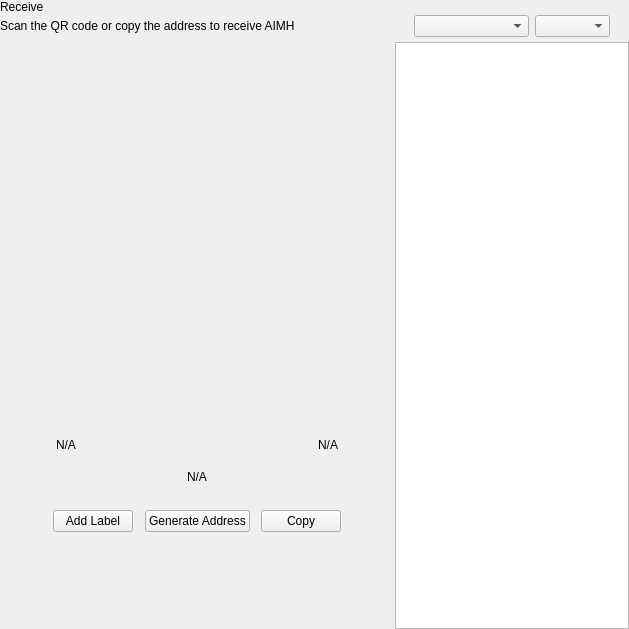
<?xml version="1.0" encoding="UTF-8"?>
<ui version="4.0">
 <class>ReceiveWidget</class>
 <widget class="QWidget" name="ReceiveWidget">
  <property name="geometry">
   <rect>
    <x>0</x>
    <y>0</y>
    <width>629</width>
    <height>629</height>
   </rect>
  </property>
  <property name="minimumSize">
   <size>
    <width>0</width>
    <height>0</height>
   </size>
  </property>
  <property name="windowTitle">
   <string>Form</string>
  </property>
  <layout class="QHBoxLayout" name="horizontalLayout_2" stretch="2,1">
   <property name="spacing">
    <number>0</number>
   </property>
   <property name="leftMargin">
    <number>0</number>
   </property>
   <property name="topMargin">
    <number>0</number>
   </property>
   <property name="rightMargin">
    <number>0</number>
   </property>
   <property name="bottomMargin">
    <number>0</number>
   </property>
   <item>
    <widget class="QWidget" name="left" native="true">
     <layout class="QVBoxLayout" name="verticalLayout_3">
      <property name="leftMargin">
       <number>0</number>
      </property>
      <property name="topMargin">
       <number>0</number>
      </property>
      <property name="rightMargin">
       <number>0</number>
      </property>
      <property name="bottomMargin">
       <number>0</number>
      </property>
      <item>
       <layout class="QVBoxLayout" name="verticalLayout_2">
        <property name="spacing">
         <number>0</number>
        </property>
        <property name="leftMargin">
         <number>0</number>
        </property>
        <item>
         <layout class="QHBoxLayout" name="horizontalLayout_3">
          <property name="spacing">
           <number>0</number>
          </property>
          <item>
           <layout class="QVBoxLayout" name="verticalLayout_4">
            <property name="spacing">
             <number>5</number>
            </property>
            <item>
             <widget class="QLabel" name="labelTitle">
              <property name="text">
               <string>Receive</string>
              </property>
             </widget>
            </item>
            <item alignment="Qt::AlignTop">
             <widget class="QLabel" name="labelSubtitle1">
              <property name="text">
               <string>Scan the QR code or copy the address to receive AIMH</string>
              </property>
             </widget>
            </item>
           </layout>
          </item>
          <item>
           <spacer name="horizontalSpacer">
            <property name="orientation">
             <enum>Qt::Horizontal</enum>
            </property>
            <property name="sizeHint" stdset="0">
             <size>
              <width>40</width>
              <height>20</height>
             </size>
            </property>
           </spacer>
          </item>
         </layout>
        </item>
        <item>
         <spacer name="verticalSpacer_2">
          <property name="orientation">
           <enum>Qt::Vertical</enum>
          </property>
          <property name="sizeType">
           <enum>QSizePolicy::Expanding</enum>
          </property>
          <property name="sizeHint" stdset="0">
           <size>
            <width>20</width>
            <height>50</height>
           </size>
          </property>
         </spacer>
        </item>
        <item alignment="Qt::AlignHCenter">
         <widget class="QWidget" name="layoutQR" native="true">
          <property name="maximumSize">
           <size>
            <width>510</width>
            <height>16777215</height>
           </size>
          </property>
          <layout class="QVBoxLayout" name="verticalLayoutQr">
           <item>
            <spacer name="verticalSpacer11">
             <property name="orientation">
              <enum>Qt::Vertical</enum>
             </property>
             <property name="sizeType">
              <enum>QSizePolicy::Fixed</enum>
             </property>
             <property name="sizeHint" stdset="0">
              <size>
               <width>20</width>
               <height>20</height>
              </size>
             </property>
            </spacer>
           </item>
           <item alignment="Qt::AlignHCenter">
            <widget class="QLabel" name="labelQrImg">
             <property name="minimumSize">
              <size>
               <width>260</width>
               <height>260</height>
              </size>
             </property>
             <property name="maximumSize">
              <size>
               <width>260</width>
               <height>260</height>
              </size>
             </property>
             <property name="text">
              <string/>
             </property>
             <property name="alignment">
              <set>Qt::AlignCenter</set>
             </property>
            </widget>
           </item>
           <item>
            <spacer name="verticalSpacer_21">
             <property name="orientation">
              <enum>Qt::Vertical</enum>
             </property>
             <property name="sizeType">
              <enum>QSizePolicy::Fixed</enum>
             </property>
             <property name="sizeHint" stdset="0">
              <size>
               <width>20</width>
               <height>30</height>
              </size>
             </property>
            </spacer>
           </item>
           <item>
            <widget class="QWidget" name="widget" native="true">
             <property name="minimumSize">
              <size>
               <width>0</width>
               <height>0</height>
              </size>
             </property>
             <layout class="QHBoxLayout" name="horizontalLayout_5">
              <item>
               <widget class="QLabel" name="labelLabel">
                <property name="text">
                 <string notr="true">N/A</string>
                </property>
               </widget>
              </item>
              <item>
               <spacer name="horizontalSpacer_2">
                <property name="orientation">
                 <enum>Qt::Horizontal</enum>
                </property>
                <property name="sizeHint" stdset="0">
                 <size>
                  <width>141</width>
                  <height>20</height>
                 </size>
                </property>
               </spacer>
              </item>
              <item>
               <widget class="QLabel" name="labelDate">
                <property name="text">
                 <string notr="true">N/A</string>
                </property>
                <property name="alignment">
                 <set>Qt::AlignRight|Qt::AlignTrailing|Qt::AlignVCenter</set>
                </property>
               </widget>
              </item>
             </layout>
            </widget>
           </item>
           <item>
            <widget class="QLabel" name="labelAddress">
             <property name="sizePolicy">
              <sizepolicy hsizetype="Expanding" vsizetype="Preferred">
               <horstretch>0</horstretch>
               <verstretch>0</verstretch>
              </sizepolicy>
             </property>
             <property name="minimumSize">
              <size>
               <width>300</width>
               <height>0</height>
              </size>
             </property>
             <property name="text">
              <string notr="true">N/A</string>
             </property>
             <property name="alignment">
              <set>Qt::AlignCenter</set>
             </property>
            </widget>
           </item>
           <item>
            <spacer name="verticalSpacer_4">
             <property name="orientation">
              <enum>Qt::Vertical</enum>
             </property>
             <property name="sizeType">
              <enum>QSizePolicy::Fixed</enum>
             </property>
             <property name="sizeHint" stdset="0">
              <size>
               <width>20</width>
               <height>20</height>
              </size>
             </property>
            </spacer>
           </item>
           <item>
            <layout class="QHBoxLayout" name="horizontalLayout_4">
             <item alignment="Qt::AlignHCenter">
              <widget class="QPushButton" name="pushButtonLabel">
               <property name="focusPolicy">
                <enum>Qt::NoFocus</enum>
               </property>
               <property name="text">
                <string>Add Label</string>
               </property>
              </widget>
             </item>
             <item alignment="Qt::AlignHCenter">
              <widget class="QPushButton" name="pushButtonNewAddress">
               <property name="focusPolicy">
                <enum>Qt::NoFocus</enum>
               </property>
               <property name="text">
                <string>Generate Address</string>
               </property>
              </widget>
             </item>
             <item alignment="Qt::AlignHCenter">
              <widget class="QPushButton" name="pushButtonCopy">
               <property name="focusPolicy">
                <enum>Qt::NoFocus</enum>
               </property>
               <property name="text">
                <string>Copy</string>
               </property>
              </widget>
             </item>
            </layout>
           </item>
           <item>
            <spacer name="verticalSpacer_3">
             <property name="orientation">
              <enum>Qt::Vertical</enum>
             </property>
             <property name="sizeType">
              <enum>QSizePolicy::Expanding</enum>
             </property>
             <property name="sizeHint" stdset="0">
              <size>
               <width>20</width>
               <height>20</height>
              </size>
             </property>
            </spacer>
           </item>
          </layout>
         </widget>
        </item>
        <item>
         <spacer name="verticalSpacer">
          <property name="orientation">
           <enum>Qt::Vertical</enum>
          </property>
          <property name="sizeHint" stdset="0">
           <size>
            <width>20</width>
            <height>40</height>
           </size>
          </property>
         </spacer>
        </item>
       </layout>
      </item>
     </layout>
    </widget>
   </item>
   <item>
    <widget class="QWidget" name="right" native="true">
     <layout class="QVBoxLayout" name="verticalLayout_5">
      <property name="spacing">
       <number>0</number>
      </property>
      <property name="leftMargin">
       <number>1</number>
      </property>
      <property name="topMargin">
       <number>0</number>
      </property>
      <property name="rightMargin">
       <number>0</number>
      </property>
      <property name="bottomMargin">
       <number>0</number>
      </property>
      <item>
       <layout class="QVBoxLayout" name="container_right">
        <property name="spacing">
         <number>0</number>
        </property>
        <property name="leftMargin">
         <number>0</number>
        </property>
        <property name="rightMargin">
         <number>0</number>
        </property>
        <item>
         <layout class="QVBoxLayout" name="verticalLayout">
          <property name="spacing">
           <number>6</number>
          </property>
          <property name="leftMargin">
           <number>19</number>
          </property>
          <property name="rightMargin">
           <number>19</number>
          </property>
          <item>
           <widget class="OptionButton" name="btnRequest" native="true"/>
          </item>
          <item>
           <widget class="OptionButton" name="btnMyAddresses" native="true">
            <property name="sizePolicy">
             <sizepolicy hsizetype="Preferred" vsizetype="Minimum">
              <horstretch>0</horstretch>
              <verstretch>0</verstretch>
             </sizepolicy>
            </property>
           </widget>
          </item>
         </layout>
        </item>
        <item>
         <widget class="QWidget" name="sortWidget" native="true">
          <layout class="QHBoxLayout" name="horizontalLayout_6">
           <property name="leftMargin">
            <number>19</number>
           </property>
           <property name="rightMargin">
            <number>19</number>
           </property>
           <property name="bottomMargin">
            <number>5</number>
           </property>
           <item>
            <spacer name="horizontalSpacer_3">
             <property name="orientation">
              <enum>Qt::Horizontal</enum>
             </property>
             <property name="sizeHint" stdset="0">
              <size>
               <width>40</width>
               <height>20</height>
              </size>
             </property>
            </spacer>
           </item>
           <item>
            <widget class="QComboBox" name="comboBoxSort">
             <property name="sizePolicy">
              <sizepolicy hsizetype="Preferred" vsizetype="Fixed">
               <horstretch>0</horstretch>
               <verstretch>0</verstretch>
              </sizepolicy>
             </property>
             <property name="minimumSize">
              <size>
               <width>115</width>
               <height>0</height>
              </size>
             </property>
            </widget>
           </item>
           <item>
            <widget class="QComboBox" name="comboBoxSortOrder">
             <property name="sizePolicy">
              <sizepolicy hsizetype="Preferred" vsizetype="Fixed">
               <horstretch>0</horstretch>
               <verstretch>0</verstretch>
              </sizepolicy>
             </property>
             <property name="minimumSize">
              <size>
               <width>75</width>
               <height>0</height>
              </size>
             </property>
            </widget>
           </item>
          </layout>
         </widget>
        </item>
        <item>
         <widget class="QListView" name="listViewAddress"/>
        </item>
       </layout>
      </item>
     </layout>
    </widget>
   </item>
  </layout>
 </widget>
 <customwidgets>
  <customwidget>
   <class>OptionButton</class>
   <extends>QWidget</extends>
   <header>qt/pivx/optionbutton.h</header>
   <container>1</container>
  </customwidget>
 </customwidgets>
 <resources/>
 <connections/>
</ui>
